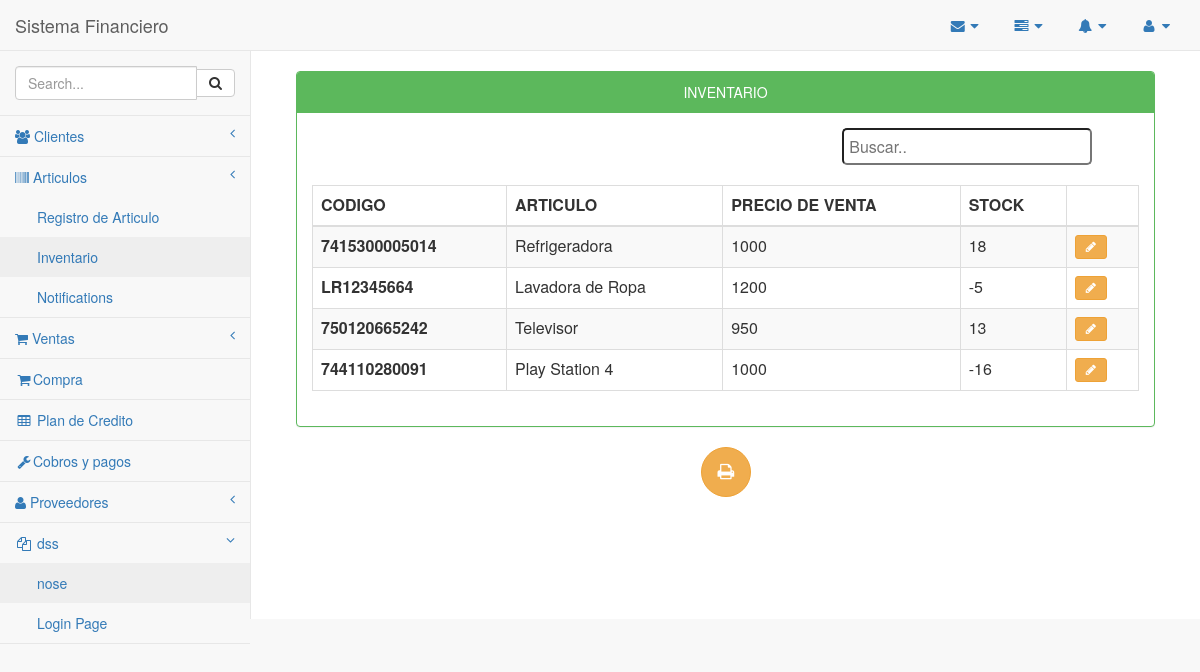
The page /Inventario/InventarioArticulos.php on the database as committed earlier.
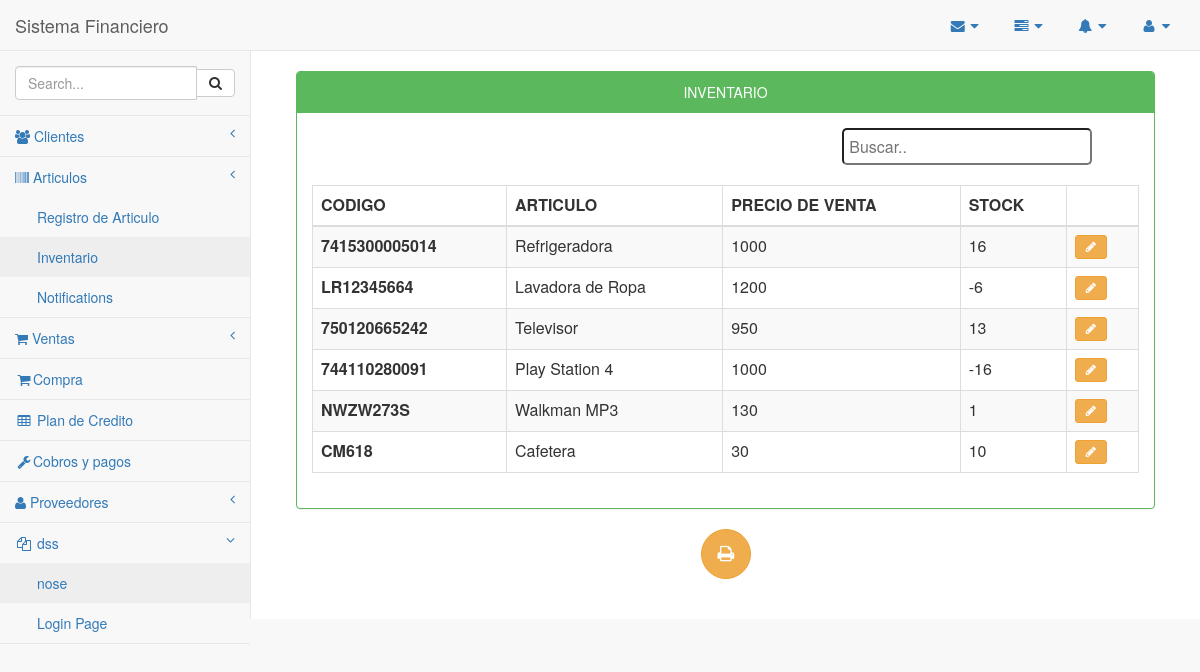
The same page on the database as committed later.
### tables this page shows
CREATE TABLE `inventario` (
  `idinventario` int(11) NOT NULL,
  `id_articulos` int(11) DEFAULT NULL,
  `stock` int(11) DEFAULT NULL,
  `stockMinimo` int(11) DEFAULT NULL,
  `pv` float DEFAULT NULL,
  `cant` int(11) DEFAULT NULL
);

CREATE TABLE `articulos` (
  `idarticulos` int(11) NOT NULL,
  `codigo` varchar(45) DEFAULT NULL,
  `nombre` varchar(45) DEFAULT NULL,
  `cantidad` int(11) DEFAULT NULL,
  `valor` float DEFAULT NULL,
  `marca` varchar(45) DEFAULT NULL,
  `estado` varchar(45) DEFAULT NULL,
  `unidad` int(11) DEFAULT NULL,
  `idproveedor` int(10) DEFAULT NULL,
  `idcategoria` int(10) DEFAULT NULL
);

### Inventario/InventarioArticulos.php (the view, shortened to what this page needs)
<?php
 include_once '../conexion/php_conexion.php';
    include_once '../Plantilla/encabezado.php';
    include_once '../Plantilla/menuLateral.php';
?>
<head>
</head>
        <div id="page-wrapper"  align="center">
            <div class="container-fluid"  align="center">
                <div class="row" align="center">
           <div class="col-md-12">
           	<br>
                    <div class="panel panel-green">
                        <div class="panel-heading" align="center">
                             INVENTARIO
                        </div>
                        <div class="panel-body" align="center">
                            <div class="table-responsive">
                              <table width="100%" border="0">
                                  <tr>
                                    <td width="50%">
                                            </td>
                                            <td width="20%">
            <input type="text" class="redondeado" id="buscador" onkeyup="myFunction()" placeholder="Buscar..">
                                          </div>
                                        </div>
                                </table><br>
                                <table id="tabla" class="table table-striped table-bordered table-hover">
                                    <thead>
                                        <tr>
                                            <th>CODIGO</th>
                                            <th>ARTICULO</th>
                                            <th>PRECIO DE VENTA</th>
                                            <th>STOCK</th>
                                            <th></th>
                                        </tr>
                                    </thead>
                                    <tbody class="buscar">
                                    	<?php
        $sacar = mysqli_query($conexion, "SELECT articulos.idarticulos, articulos.codigo, articulos.nombre, inventario.pv, inventario.stock FROM articulos INNER JOIN inventario ON inventario.id_articulos = articulos.idarticulos");
            while ($fila = mysqli_fetch_array($sacar)) {
               $modificar=$fila['idarticulos'];
                 $codigo=$fila['codigo'];
                 $nombre=$fila['nombre'];
                 $pv=$fila['pv'];
                 $stock=$fila['stock'];
       ?>
       <tr>
        <th><?php echo $codigo;?></th>
        <td><?php echo $nombre;?></td>
        <td><?php echo $pv;?></td>
        <td><?php echo $stock;?></td>
        <td class="center">
           <a href="modificarInventario.php?ir=<?php echo $modificar; ?>"class="btn btn-warning btn-sm"><i class="fa fa-pencil"></i></a>
        </td>
       <?php  }?>
      </tr>
    </tbody>
  </table>
</div>
</div>
</div>
</div>
<button type="submit" class="btn btn-warning btn-circle btn-lg" onclick="location.href='invetarioPDF.php'"><i class="fa fa-print fa-2"></i></button>
</div>
</div>
<?php
include_once '../Plantilla/inferior.php';
?>

### Plantilla/encabezado.php (shortened to what this page needs)
    <link href="../vendor/bootstrap/css/bootstrap.min.css" rel="stylesheet">
    <link href="../vendor/metisMenu/metisMenu.min.css" rel="stylesheet">
    <link href="../dist/css/sb-admin-2.css" rel="stylesheet">
    <link href="../vendor/font-awesome/css/font-awesome.min.css" rel="stylesheet" type="text/css">
<body>
    <div id="wrapper">
        <nav class="navbar navbar-default navbar-static-top" role="navigation" style="margin-bottom: 0">
            <div class="navbar-header">
                <a class="navbar-brand" href="../Inicio/index.php">Sistema Financiero</a>
            </div>
            <ul class="nav navbar-top-links navbar-right">
                <li class="dropdown">
                    <a class="dropdown-toggle" data-toggle="dropdown" href="#">
                        <i class="fa fa-envelope fa-fw"></i> <i class="fa fa-caret-down"></i>
                    </a>
                </li>
                <li class="dropdown">
                    <a class="dropdown-toggle" data-toggle="dropdown" href="#">
                        <i class="fa fa-tasks fa-fw"></i> <i class="fa fa-caret-down"></i>
                    </a>
                </li>
                <li class="dropdown">
                    <a class="dropdown-toggle" data-toggle="dropdown" href="#">
                        <i class="fa fa-bell fa-fw"></i> <i class="fa fa-caret-down"></i>
                    </a>
                </li>
                <li class="dropdown">
                    <a class="dropdown-toggle" data-toggle="dropdown" href="#">
                        <i class="fa fa-user fa-fw"></i> <i class="fa fa-caret-down"></i>
                    </a>
                </li>
            </ul>

Rows that differ between the two databases and show on the page:
changed inventario "Refrigeradora": stock "18" → "16"
changed inventario "LR12345664": stock "-5" → "-6"
added inventario: id_articulos.codigo "NWZW273S", id_articulos.nombre "Walkman MP3", pv "130", stock "1"
added inventario: id_articulos.codigo "CM618", id_articulos.nombre "Cafetera", pv "30", stock "10"
